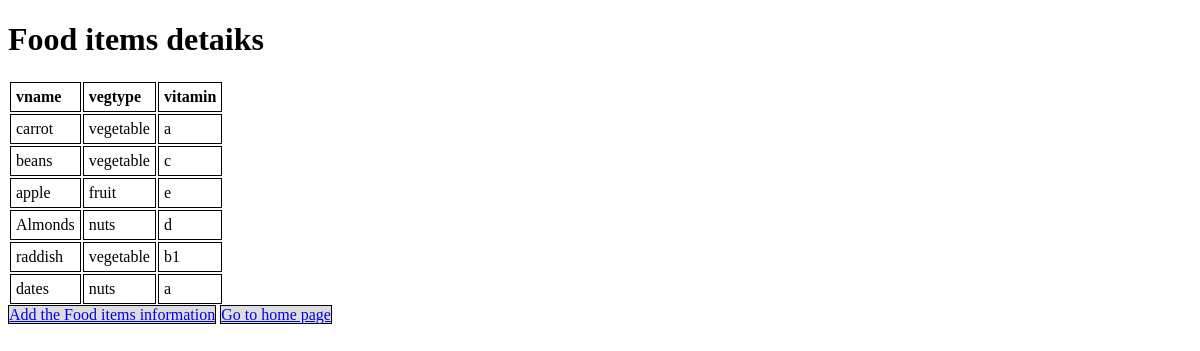
Screenshot of /Foodstore/displayitems/ with the database file from the repository.
### Foodstore/models.py (models this page shows, shortened)
class FoodItem(models.Model):
    vname=models.CharField(max_length=200)
    vegtype=models.CharField(max_length=200)
    vitamin=models.CharField(max_length=200)

### Foodstore/views.py (the view)
# urls.py: path('displayitems/',views.displayitems,name='displayitems')
def displayitems(request):
    context=FoodItem.objects.all()
    return render(request,'displayitems.html',{'context':context})

### Foodstore/templates/displayitems.html (shortened to what this page needs)
<!DOCTYPE html>
<html lang="en">
    <head>
    </head>
    <body>
        <h1>Food items detaiks</h1>
        <table>
            <tr>
                <th>vname</th>
                <th>vegtype</th>
                <th>vitamin</th>
            </tr>
            {% for data in context %}
            <tr>
                <td>{{data.vname}}</td>
                <td>{{data.vegtype}}</td>
                <td>{{data.vitamin}}</td>
            </tr>
            {% endfor %}
        </table>
        <a href="http://127.0.0.1:8000/Foodstore/addfooditem">Add the Food items information</a>
        <a href="http://127.0.0.1:8000/Foodstore">Go to home page</a>
    </body>
</html>

### Foodstore/templates/displayitems.html (style rules this page uses)
th,td { border:1px solid black; text-align: left; padding:5px; }
a { border: 1px solid black; background-color: #dddddd; }

### rows the page displays
FoodItem: vname "carrot", vegtype "vegetable", vitamin "a"
FoodItem: vname "beans", vegtype "vegetable", vitamin "c"
FoodItem: vname "apple", vegtype "fruit", vitamin "e"
FoodItem: vname "Almonds", vegtype "nuts", vitamin "d"
FoodItem: vname "raddish", vegtype "vegetable", vitamin "b1"
FoodItem: vname "dates", vegtype "nuts", vitamin "a"
